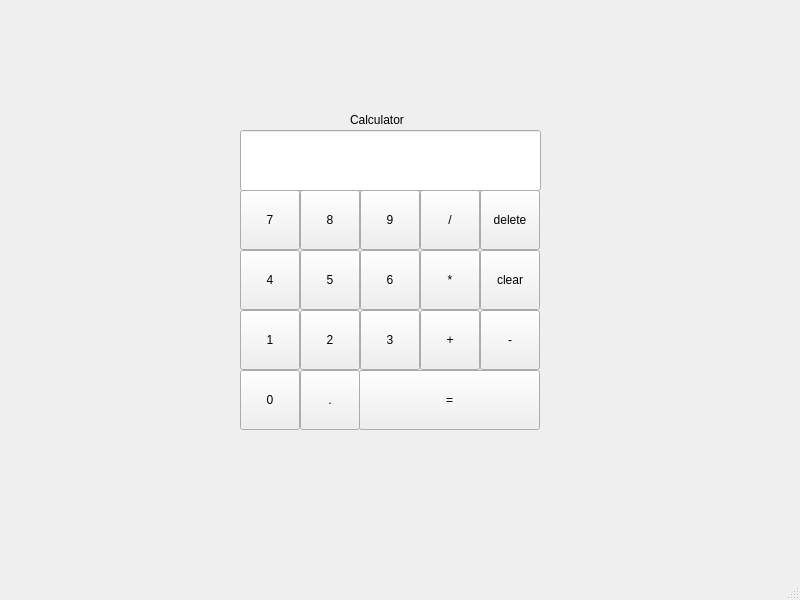
<?xml version="1.0" encoding="UTF-8"?>
<ui version="4.0">
 <class>MainWindow</class>
 <widget class="QMainWindow" name="MainWindow">
  <property name="geometry">
   <rect>
    <x>0</x>
    <y>0</y>
    <width>800</width>
    <height>600</height>
   </rect>
  </property>
  <property name="windowTitle">
   <string>MainWindow</string>
  </property>
  <widget class="QWidget" name="centralwidget">
   <widget class="QPushButton" name="btn_7">
    <property name="geometry">
     <rect>
      <x>240</x>
      <y>190</y>
      <width>60</width>
      <height>60</height>
     </rect>
    </property>
    <property name="text">
     <string>7</string>
    </property>
   </widget>
   <widget class="QPushButton" name="btn_8">
    <property name="geometry">
     <rect>
      <x>300</x>
      <y>190</y>
      <width>60</width>
      <height>60</height>
     </rect>
    </property>
    <property name="text">
     <string>8</string>
    </property>
   </widget>
   <widget class="QPushButton" name="btn_4">
    <property name="geometry">
     <rect>
      <x>240</x>
      <y>250</y>
      <width>60</width>
      <height>60</height>
     </rect>
    </property>
    <property name="text">
     <string>4</string>
    </property>
   </widget>
   <widget class="QPushButton" name="btn_5">
    <property name="geometry">
     <rect>
      <x>300</x>
      <y>250</y>
      <width>60</width>
      <height>60</height>
     </rect>
    </property>
    <property name="text">
     <string>5</string>
    </property>
   </widget>
   <widget class="QPushButton" name="btn_1">
    <property name="geometry">
     <rect>
      <x>240</x>
      <y>310</y>
      <width>60</width>
      <height>60</height>
     </rect>
    </property>
    <property name="text">
     <string>1</string>
    </property>
   </widget>
   <widget class="QPushButton" name="btn_dot">
    <property name="geometry">
     <rect>
      <x>300</x>
      <y>370</y>
      <width>60</width>
      <height>60</height>
     </rect>
    </property>
    <property name="text">
     <string>.</string>
    </property>
   </widget>
   <widget class="QPushButton" name="btn_2">
    <property name="geometry">
     <rect>
      <x>300</x>
      <y>310</y>
      <width>60</width>
      <height>60</height>
     </rect>
    </property>
    <property name="text">
     <string>2</string>
    </property>
   </widget>
   <widget class="QPushButton" name="btn_0">
    <property name="geometry">
     <rect>
      <x>240</x>
      <y>370</y>
      <width>60</width>
      <height>60</height>
     </rect>
    </property>
    <property name="text">
     <string>0</string>
    </property>
   </widget>
   <widget class="QPushButton" name="btn_6">
    <property name="geometry">
     <rect>
      <x>360</x>
      <y>250</y>
      <width>60</width>
      <height>60</height>
     </rect>
    </property>
    <property name="text">
     <string>6</string>
    </property>
   </widget>
   <widget class="QPushButton" name="btn_minus">
    <property name="geometry">
     <rect>
      <x>480</x>
      <y>310</y>
      <width>60</width>
      <height>60</height>
     </rect>
    </property>
    <property name="text">
     <string>-</string>
    </property>
   </widget>
   <widget class="QPushButton" name="btn_3">
    <property name="geometry">
     <rect>
      <x>360</x>
      <y>310</y>
      <width>60</width>
      <height>60</height>
     </rect>
    </property>
    <property name="text">
     <string>3</string>
    </property>
   </widget>
   <widget class="QPushButton" name="btn_9">
    <property name="geometry">
     <rect>
      <x>360</x>
      <y>190</y>
      <width>60</width>
      <height>60</height>
     </rect>
    </property>
    <property name="text">
     <string>9</string>
    </property>
   </widget>
   <widget class="QPushButton" name="btn_plus">
    <property name="geometry">
     <rect>
      <x>420</x>
      <y>310</y>
      <width>60</width>
      <height>60</height>
     </rect>
    </property>
    <property name="text">
     <string>+</string>
    </property>
   </widget>
   <widget class="QPushButton" name="btn_equal">
    <property name="geometry">
     <rect>
      <x>359</x>
      <y>370</y>
      <width>181</width>
      <height>60</height>
     </rect>
    </property>
    <property name="text">
     <string>=</string>
    </property>
   </widget>
   <widget class="QPushButton" name="btn_multiply">
    <property name="geometry">
     <rect>
      <x>420</x>
      <y>250</y>
      <width>60</width>
      <height>60</height>
     </rect>
    </property>
    <property name="text">
     <string>*</string>
    </property>
   </widget>
   <widget class="QPushButton" name="btn_divide">
    <property name="geometry">
     <rect>
      <x>420</x>
      <y>190</y>
      <width>60</width>
      <height>60</height>
     </rect>
    </property>
    <property name="text">
     <string>/</string>
    </property>
   </widget>
   <widget class="QPushButton" name="btn_clear">
    <property name="geometry">
     <rect>
      <x>480</x>
      <y>250</y>
      <width>60</width>
      <height>60</height>
     </rect>
    </property>
    <property name="text">
     <string>clear</string>
    </property>
   </widget>
   <widget class="QPushButton" name="btn_delete">
    <property name="geometry">
     <rect>
      <x>480</x>
      <y>190</y>
      <width>60</width>
      <height>60</height>
     </rect>
    </property>
    <property name="text">
     <string>delete</string>
    </property>
   </widget>
   <widget class="QLabel" name="label">
    <property name="geometry">
     <rect>
      <x>350</x>
      <y>110</y>
      <width>67</width>
      <height>19</height>
     </rect>
    </property>
    <property name="text">
     <string>Calculator</string>
    </property>
   </widget>
   <widget class="QLineEdit" name="text_result">
    <property name="geometry">
     <rect>
      <x>240</x>
      <y>130</y>
      <width>301</width>
      <height>61</height>
     </rect>
    </property>
   </widget>
  </widget>
  <widget class="QMenuBar" name="menubar">
   <property name="geometry">
    <rect>
     <x>0</x>
     <y>0</y>
     <width>800</width>
     <height>24</height>
    </rect>
   </property>
  </widget>
  <widget class="QStatusBar" name="statusbar"/>
 </widget>
 <resources/>
 <connections/>
</ui>
